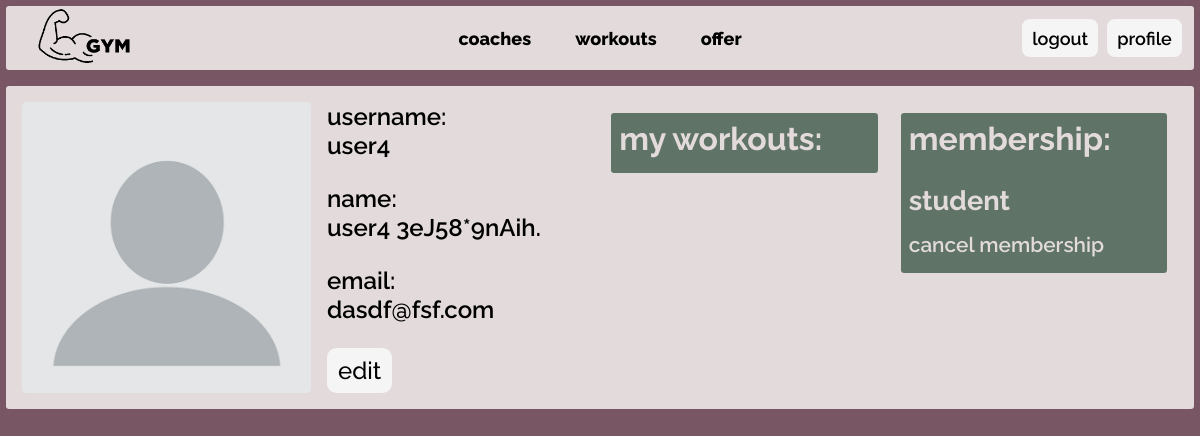
Page /users/my_profile/ (signed in) on the earlier database version.
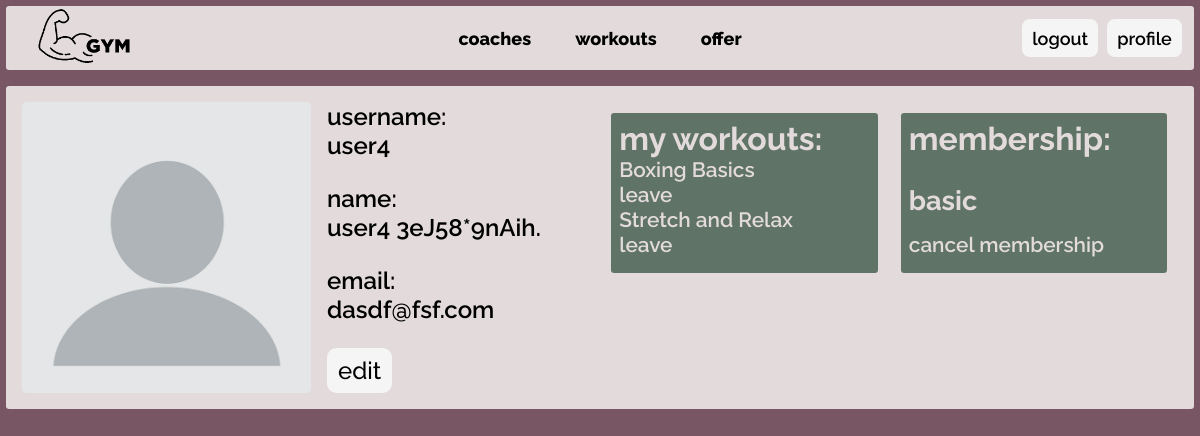
Same page on the later database version.
### users/models.py (models this page shows)
class User(AbstractUser):
    is_coach = models.BooleanField()
    profile_picture = models.ImageField(upload_to='profile_pictures/',
                                        default='profile_pictures/default.png')
    gender = models.CharField(
        choices=[('M', 'Male'),
                 ('F', 'Female')],
        max_length=1)

class Client(models.Model):
    user = models.OneToOneField(User, on_delete=models.CASCADE, related_name='client')
    membership = models.ForeignKey('memberships.Membership',
                                   on_delete=models.PROTECT,
                                   null=True)

### memberships/models.py (models this page shows)
class Membership(models.Model):
    name = models.CharField(max_length=50)
    price_1 = models.FloatField()
    price_6 = models.FloatField()
    price_12 = models.FloatField()

### workout/models.py (models this page shows)
class Workout(models.Model):
    name = models.CharField(max_length=100)
    coach = models.ForeignKey(User, on_delete=models.CASCADE, related_name='coach_workouts')
    client = models.ManyToManyField(User, related_name='client_workouts')
    description = models.TextField()
    target = models.CharField(max_length=50)
    start_time = models.TimeField(null=True)
    end_time = models.TimeField(null=True)
    max_participants = models.IntegerField()
    class Difficulty(models.TextChoices):
        BEGINNER = 'beginner', 'Beginner'
        INTERMEDIATE = 'intermediate', 'Intermediate'
        ADVANCED = 'advanced', 'Advanced'
    difficulty = models.CharField(
        max_length=20,
        choices=Difficulty.choices,
        null=True,
    )
    class Weekdays(models.TextChoices):
        MONDAY = 'monday', 'Monday'
        TUESDAY = 'tuesday', 'Tuesday'
        WEDNESDAY = 'wednesday', 'Wednesday'
        THURSDAY = 'thursday', 'Thursday'
        FRIDAY = 'friday', 'Friday'
        SATURDAY = 'saturday', 'Saturday'
        SUNDAY = 'sunday', 'Sunday'
    day = models.CharField(
        choices=Weekdays.choices,
        max_length=10,
        null=True,
    )
    class Status(models.TextChoices):
        ACTIVE = 'active', 'Active'
        INACTIVE = 'inactive', 'Inactive'
    status = models.CharField(
        choices=Status.choices,
        default=Status.ACTIVE,
        max_length=10,
    )

### users/views.py (the view)
# urls.py: path("my_profile/", views.current_profile, name="current_profile"),
@login_required
def current_profile(request):
    user = request.user
    context = {
        'user': user
    }
    if user.is_coach:
        workouts = Workout.objects.filter(coach=user).filter(status='active')
        context['workouts'] = workouts
        return render(request, 'users/coach_profile.html', context)
    else:
        workouts = Workout.objects.filter(client=user)
        context['workouts'] = workouts
        return render(request, 'users/user_profile.html', context)

### users/templates/users/user_profile.html
{% extends 'core/index.html' %}
{% block content %}
<div id="profile-cont">
    {%include 'users/user_info.html'%}
    <div id="profile-info">
        <div id="profile-workouts" class="profile-info-cont">
            <h2>my workouts:</h2>
            {% for workout in workouts %}
            <a href="{% url 'workout:details_workout' workout.id%}" >{{workout.name}}</a>
            <a href="{% url 'workout:leave_workout'%}?workout_id={{workout.id}}">leave</a>
            {% endfor %}
        </div>
        <div id="profile-membership" class="profile-info-cont">
            <h2>membership: </h2>
            {% if user.client.membership is not None %}
            <h3>{{user.client.membership.name}}</h3>
            <a href="{% url 'memberships:cancel_membership' %}" >cancel membership</a>
            {% else %}
            <p>no active membership</p>
            {% endif %}
        </div>
    </div>
</div>
{% endblock %}

### users/templates/users/user_info.html
{% block user_info %}
<div id="user-info-cont">
    <img alt="profile_picture" src="{{ user.profile_picture.url }}" >
    <div id="user-info-par">
        <div>
            <h1>username: <br>{{ user.username }}</h1>
            <h1>name: <br>{{ user.first_name }} {{ user.last_name}}</h1>
            <h1>email: <br>{{ user.email }}</h1>
        </div>
        <a href="{% url 'users:edit' %}">edit</a>
    </div>
</div>
{%endblock%}

Differences in the rows shown:
changed User "user4": client.membership.name "student" → "basic"
now on this page (row unchanged): Workout: name "Boxing Basics"
now on this page (row unchanged): Workout: name "Stretch and Relax"
